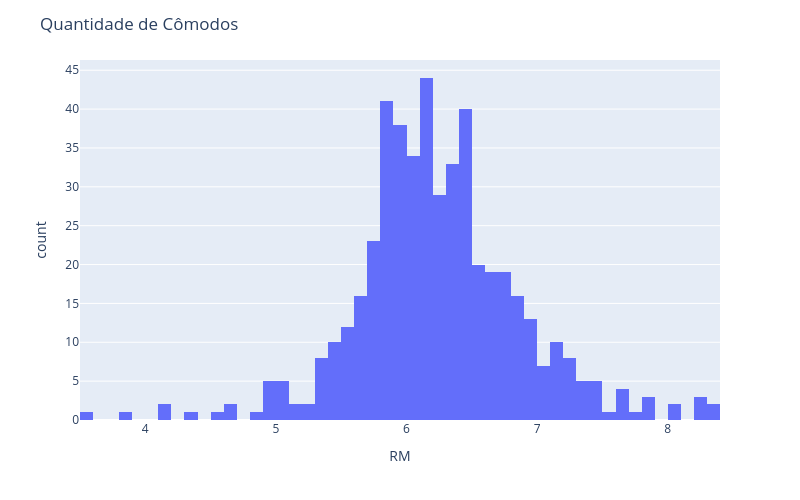

Write notebook code for a chart like this one.
### Code cell
hist = px.histogram(df, x="RM", nbins=60)
hist.update_layout(width=800, height=500, title_text="Quantidade de Cômodos")
hist.show()

### Figure 1 — Plotly figure (JSON) as saved in the notebook; plotly's stock layout.template omitted (floating-point values rounded to 4 significant figures; data arrays with more than 128 entries replaced by an {"elided": "..."} marker saying what was removed)
{"data": [{"alignmentgroup": "True", "bingroup": "x", "hovertemplate": "RM=%{x}<br>count=%{y}<extra></extra>", "legendgroup": "", "marker": {"color": "#636efa", "pattern": {"shape": ""}}, "name": "", "nbinsx": 60, "offsetgroup": "", "orientation": "v", "showlegend": false, "type": "histogram", "x": {"elided": "489 float values"}, "xaxis": "x", "yaxis": "y"}], "layout": {"barmode": "relative", "height": 500, "legend": {"tracegroupgap": 0}, "margin": {"t": 60}, "title": {"text": "Quantidade de Cômodos"}, "width": 800, "xaxis": {"anchor": "y", "domain": [0, 1], "title": {"text": "RM"}}, "yaxis": {"anchor": "x", "domain": [0, 1], "title": {"text": "count"}}}}
